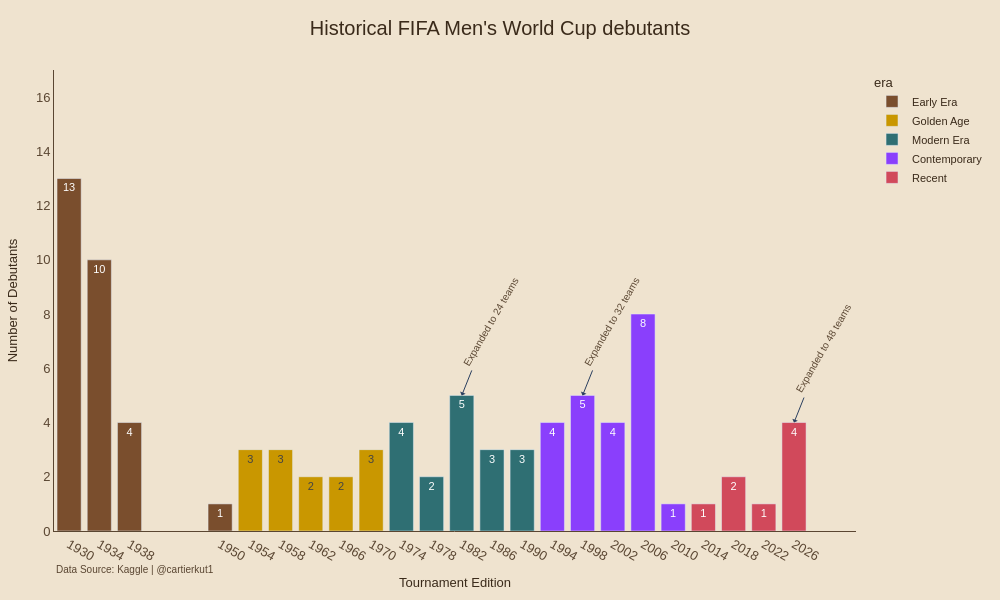

Write notebook code for a chart like this one.
### Markdown cell above
### Debutants by Edition

Count first-time World Cup teams in each edition and color the results by historical era to show how tournament expansion and qualification changes affected new entrants.

### Code cell
#World Cup debutants by edition
debutants = teams_df.copy()
debutants = (
    debutants
    .groupby(["edition", "era"], as_index=False, observed=True)
    .agg(dc=("is_first_timer", "sum"))
    .sort_values(["edition"])
    .reset_index(drop=True)
)
debutants["dc"] = debutants["dc"].astype(int)
tick_vals = sorted(debutants["edition"].unique())

era_colors = {
    "Early Era": "#7A4E2D",
    "Golden Age": "#C99700",
    "Modern Era": "#2F6F73",
    "Contemporary": "#8A3FFC",
    "Recent": "#D1495B",
}


fig = px.bar(
    debutants,
    x="edition",
    y="dc",
    color="era",
    color_discrete_map=era_colors,
    text='dc',   
)

fig.update_layout(
    height=600,
    width=1000,
    title=dict(
        text=f"Historical FIFA Men's World Cup debutants",
        x=0.5,
        font=dict(size=20, color="#3A2A1A"),
    ),
    coloraxis_colorbar=dict(title="Goals Rank"),
    font=dict(
        family="Gill Sans, sans-serif",
        color="#3A2A1A",
        size=11,
    ),
    margin=dict(l=40, r=40, t=70, b=60),
    paper_bgcolor="#EFE3CF",
    plot_bgcolor="#EFE3CF",
    xaxis=dict(
        title="Tournament Edition",
        tickmode="array",
        tickvals=tick_vals,
        ticktext=[str(x) for x in tick_vals],
        showgrid=False,
        zeroline=False,
        linecolor="#5A4632",
        tickfont=dict(size=13, color="#5A4632"),
        tickangle=30,
    ),
    yaxis=dict(
        title="Number of Debutants",
        showgrid=False,
        zeroline=False,
        linecolor="#5A4632",
        tickfont=dict(size=13, color="#5A4632"),
    ),
    annotations=[
        dict(
            text="Data Source: Kaggle | @cartierkut1",
            x=0, y=-0.1,
            xref="paper", yref="paper",
            showarrow=False,
            font=dict(size=10, color="#5A4632"),
        ),
    ],
)

fig.update_traces(
    textposition='inside'
)

expansion_years = {
    1982: "Expanded to 24 teams",
    1998: "Expanded to 32 teams",
    2026: "Expanded to 48 teams",
}

max_debutants = debutants["dc"].max()

for year, label in expansion_years.items():
    if year in debutants["edition"].values:
        year_debutants = debutants.loc[
            debutants["edition"].eq(year),
            "dc"
        ].iloc[0]

        fig.add_annotation(
            x=year,
            y=year_debutants,
            text=label,
            showarrow=True,
            arrowhead=1,
            ax=10,
            ay=-25,
            textangle=-60,
            font=dict(size=10, color="#5A4632"),
            xanchor="left",
            yanchor="bottom",
        )


fig.update_yaxes(range=[0, max_debutants + 4])

fig.show(config={
    "toImageButtonOptions": {
        "format": "png",
        "filename": "historical_debutants",
        "height": 800,
        "width": 1200,
        "scale": 3,
    }
})

### Figure 1 — Plotly figure (JSON) as saved in the notebook; plotly's stock layout.template omitted (floating-point values rounded to 4 significant figures)
{"data": [{"hovertemplate": "era=Early Era<br>edition=%{x}<br>dc=%{text}<extra></extra>", "legendgroup": "Early Era", "marker": {"color": "#7A4E2D", "pattern": {"shape": ""}}, "name": "Early Era", "orientation": "v", "showlegend": true, "text": [13.0, 10.0, 4.0, 1.0], "textposition": "inside", "type": "bar", "x": [1930, 1934, 1938, 1950], "xaxis": "x", "y": [13, 10, 4, 1], "yaxis": "y"}, {"hovertemplate": "era=Golden Age<br>edition=%{x}<br>dc=%{text}<extra></extra>", "legendgroup": "Golden Age", "marker": {"color": "#C99700", "pattern": {"shape": ""}}, "name": "Golden Age", "orientation": "v", "showlegend": true, "text": [3.0, 3.0, 2.0, 2.0, 3.0], "textposition": "inside", "type": "bar", "x": [1954, 1958, 1962, 1966, 1970], "xaxis": "x", "y": [3, 3, 2, 2, 3], "yaxis": "y"}, {"hovertemplate": "era=Modern Era<br>edition=%{x}<br>dc=%{text}<extra></extra>", "legendgroup": "Modern Era", "marker": {"color": "#2F6F73", "pattern": {"shape": ""}}, "name": "Modern Era", "orientation": "v", "showlegend": true, "text": [4.0, 2.0, 5.0, 3.0, 3.0], "textposition": "inside", "type": "bar", "x": [1974, 1978, 1982, 1986, 1990], "xaxis": "x", "y": [4, 2, 5, 3, 3], "yaxis": "y"}, {"hovertemplate": "era=Contemporary<br>edition=%{x}<br>dc=%{text}<extra></extra>", "legendgroup": "Contemporary", "marker": {"color": "#8A3FFC", "pattern": {"shape": ""}}, "name": "Contemporary", "orientation": "v", "showlegend": true, "text": [4.0, 5.0, 4.0, 8.0, 1.0], "textposition": "inside", "type": "bar", "x": [1994, 1998, 2002, 2006, 2010], "xaxis": "x", "y": [4, 5, 4, 8, 1], "yaxis": "y"}, {"hovertemplate": "era=Recent<br>edition=%{x}<br>dc=%{text}<extra></extra>", "legendgroup": "Recent", "marker": {"color": "#D1495B", "pattern": {"shape": ""}}, "name": "Recent", "orientation": "v", "showlegend": true, "text": [1.0, 2.0, 1.0, 4.0], "textposition": "inside", "type": "bar", "x": [2014, 2018, 2022, 2026], "xaxis": "x", "y": [1, 2, 1, 4], "yaxis": "y"}], "layout": {"annotations": [{"font": {"color": "#5A4632", "size": 10}, "showarrow": false, "text": "Data Source: Kaggle | @cartierkut1", "x": 0, "xref": "paper", "y": -0.1, "yref": "paper"}, {"arrowhead": 1, "ax": 10, "ay": -25, "font": {"color": "#5A4632", "size": 10}, "showarrow": true, "text": "Expanded to 24 teams", "textangle": -60, "x": 1982, "xanchor": "left", "y": 5, "yanchor": "bottom"}, {"arrowhead": 1, "ax": 10, "ay": -25, "font": {"color": "#5A4632", "size": 10}, "showarrow": true, "text": "Expanded to 32 teams", "textangle": -60, "x": 1998, "xanchor": "left", "y": 5, "yanchor": "bottom"}, {"arrowhead": 1, "ax": 10, "ay": -25, "font": {"color": "#5A4632", "size": 10}, "showarrow": true, "text": "Expanded to 48 teams", "textangle": -60, "x": 2026, "xanchor": "left", "y": 4, "yanchor": "bottom"}], "barmode": "relative", "coloraxis": {"colorbar": {"title": {"text": "Goals Rank"}}}, "font": {"color": "#3A2A1A", "family": "Gill Sans, sans-serif", "size": 11}, "height": 600, "legend": {"title": {"text": "era"}, "tracegroupgap": 0}, "margin": {"b": 60, "l": 40, "r": 40, "t": 70}, "paper_bgcolor": "#EFE3CF", "plot_bgcolor": "#EFE3CF", "title": {"font": {"color": "#3A2A1A", "size": 20}, "text": "Historical FIFA Men's World Cup debutants", "x": 0.5}, "width": 1000, "xaxis": {"anchor": "y", "domain": [0, 1], "linecolor": "#5A4632", "showgrid": false, "tickangle": 30, "tickfont": {"color": "#5A4632", "size": 13}, "tickmode": "array", "ticktext": ["1930", "1934", "1938", "1950", "1954", "1958", "1962", "1966", "1970", "1974", "1978", "1982", "1986", "1990", "1994", "1998", "2002", "2006", "2010", "2014", "2018", "2022", "2026"], "tickvals": [1930, 1934, 1938, 1950, 1954, 1958, 1962, 1966, 1970, 1974, 1978, 1982, 1986, 1990, 1994, 1998, 2002, 2006, 2010, 2014, 2018, 2022, 2026], "title": {"text": "Tournament Edition"}, "zeroline": false}, "yaxis": {"anchor": "x", "domain": [0, 1], "linecolor": "#5A4632", "range": [0, 17], "showgrid": false, "tickfont": {"color": "#5A4632", "size": 13}, "title": {"text": "Number of Debutants"}, "zeroline": false}}}
